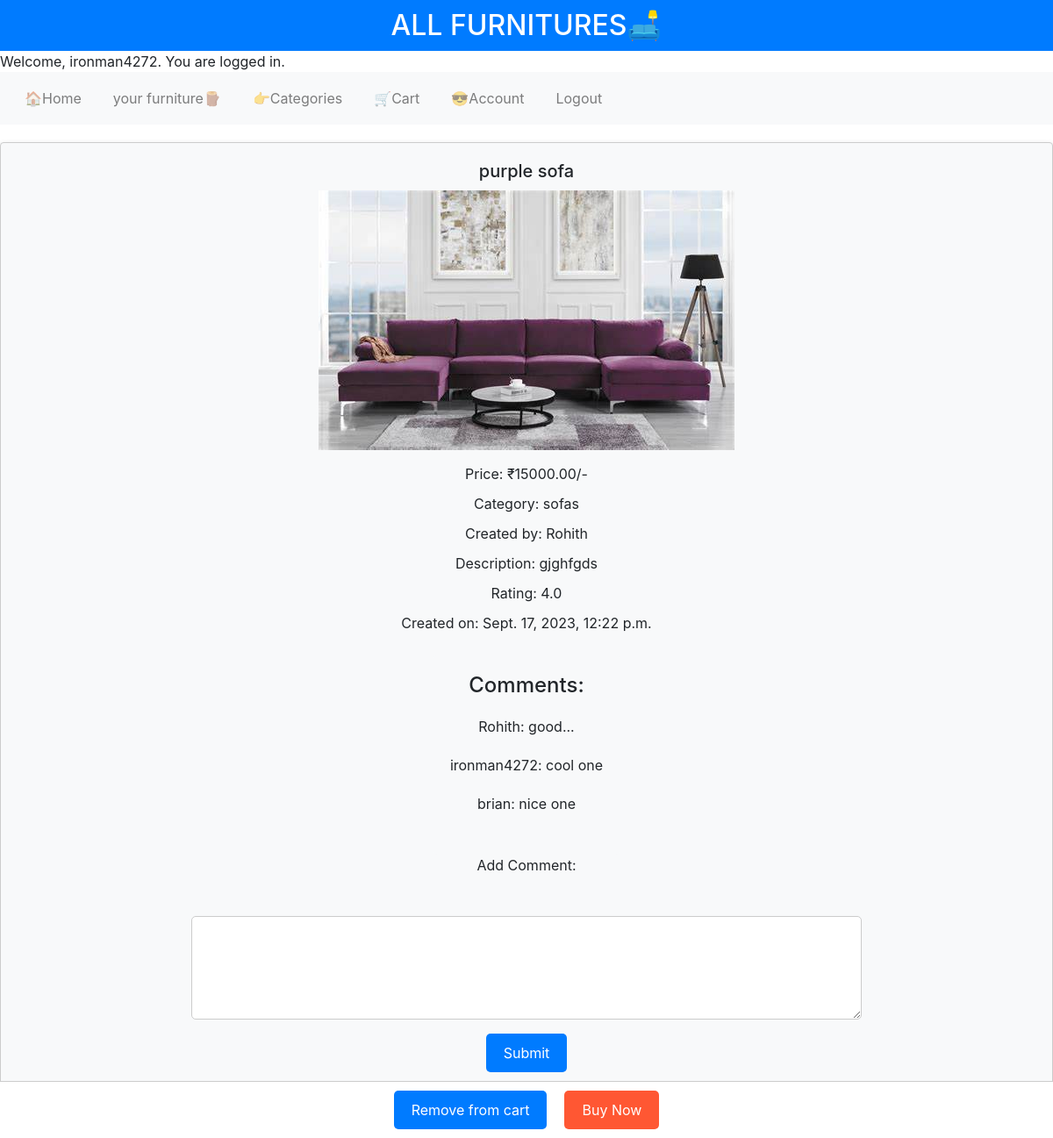
/furniture/3 (signed in), run on the app's committed database.
### allfurnitures/models.py (models this page shows, shortened)
class User(AbstractUser):
    pass

class Furniture(models.Model):
    name = models.CharField(max_length=64)
    price = models.DecimalField(max_digits=10, decimal_places=2)
    description = models.TextField()
    image = models.ImageField(upload_to='furnitures', default='allfurnitures/furnitures/default.jpg')
    category = models.CharField(max_length=64)
    user = models.ForeignKey(User, on_delete=models.CASCADE, related_name="furnitures")
    date = models.DateTimeField(auto_now_add=True)
    rating = models.DecimalField(max_digits=2, decimal_places=1, default=0)

class Comments(models.Model):
    user = models.ForeignKey(User, on_delete=models.CASCADE, related_name="comments")
    furniture = models.ForeignKey(Furniture, on_delete=models.CASCADE, related_name="comments")
    comment = models.TextField()
    date = models.DateTimeField(auto_now_add=True)

### allfurnitures/views.py (the view)
# urls.py: path("furniture/<int:furniture_id>",views.furniture,name="furnituredetails"),
@login_required
def furniture(request,furniture_id):
    if request.method=="GET":
        cart=Cart.objects.filter(user=request.user, furniture=Furniture.objects.get(id=furniture_id)).first()
        comments=Furniture.objects.get(id=furniture_id).comments.all()
        comments=comments.order_by("-date").all()
        paginator = Paginator(comments, 5)
        page_number = request.GET.get('page')
        comments = paginator.get_page(page_number)
        if cart:
            return render(request, "allfurnitures/furniture.html",{
                "furniture": Furniture.objects.get(id=furniture_id),
                "change_button": "Remove from cart",
                "comments": comments,
            })
        else:
         return render(request, "allfurnitures/furniture.html",{
            "furniture": Furniture.objects.get(id=furniture_id),
            "change_button": "Add to cart"
        })
    else:
        return HttpResponse("Method not allowed")

### allfurnitures/templates/allfurnitures/furniture.html (shortened to what this page needs)
{% extends "allfurnitures/layout.html" %}
{% load static %}
{% block body %}
    <div class="card" id="cards">
      <h3>{{ furniture.name }}</h3>
        <span>
            <img src="{{ furniture.image.url }}" alt="{{ furniture.name }}">
        </span>
        <p>Price: ₹{{ furniture.price }}/-</p>
        <p>Category: {{ furniture.category }}</p>
        <p>Created by: {{ furniture.user }}</p>
        <p>Description: {{ furniture.description }}</p>
        <p>Rating: {{ furniture.rating }}</p>
        <p>Created on: {{ furniture.date }}</p>
        <div id="comments_page">
            <h3>Comments:</h3>
            {% for comment in comments %}
                <p>{{ comment.user }}: {{ comment.comment }}</p>
            {% endfor %}
        </div>
        <span>
        <label for="comments" style="padding-bottom: 5% ;">Add Comment:</label>
        <span>
        <textarea id="comments" name="comments" rows="4" cols="50">
        </textarea>
        <button id="comment_button" data-id="{{ furniture.id }}">Submit</button>
        </span>
        </span>
    </div>
    <br>
    <div id="options">
        <button id="cart_button"  data-id="{{ furniture.id }} ">{{ change_button }}</button>
        <button id="buy_button"  data-id="{{ furniture.id }}">Buy Now</button>
    </div>
{% endblock %}
{% block script %}
<link href="{% static 'allfurnitures/furniture.css' %}" rel="stylesheet" >
{% endblock %}

### allfurnitures/templates/allfurnitures/layout.html (shortened to what this page needs)
{% load static %}
<!DOCTYPE html>
<html lang="en">
<head>
    <link rel="stylesheet" href="https://maxcdn.bootstrapcdn.com/bootstrap/4.5.2/css/bootstrap.min.css">
    <link href="{% static 'allfurnitures/styles.css' %}" rel="stylesheet">
    {% block script %}
    {% endblock %}
</head>
<body>
    <h2>ALL FURNITURES🛋️</h2>
    {% if user.is_authenticated %}
        <p>Welcome, {{ user.username }}. You are logged in.</p>
        <nav class="navbar navbar-expand-lg navbar-light bg-light">
        <ul class="navbar-nav mr-auto">
            <li class="nav-item" ><a class="nav-link" href="{% url 'index' %}">🏠Home</a></li>
            <li class="nav-item"><a class="nav-link" href="{% url 'yourfurniture' %}">your furniture🪵</a></li>
            <li class="nav-item"><a class="nav-link" href="{% url 'categories' %}">👉Categories</a></li>
            <li class="nav-item"><a class="nav-link" href="{% url 'Cart' %}">🛒Cart</a></li>
            <li class="nav-item"><a class="nav-link" href="{% url 'Account' %}">😎Account</a></li>
            <li class="nav-item"><a  class="nav-link" href="{% url 'logout' %}" >Logout</a></li>
        </ul>
        </nav>
     {% else %}
        <a href="{% url 'login' %}" class="btn btn-primary">Login</a>
        <a href="{% url 'register' %}" class="btn btn-primary">Register</a>
    {% endif %}
    {% block body %}
    {% endblock %}
</body>
</html>

### allfurnitures/static/allfurnitures/styles.css (style rules this page uses)
body, h2, p { margin: 0; padding: 0; }
h2 { background-color: #007BFF; color: #fff; padding: 10px; text-align: center; }
.navbar { background-color: #f8f9fa; padding: 10px; }
.navbar ul { list-style: none; display: flex; justify-content: center; margin: 0; padding: 0; }
.navbar li { margin: 0 10px; }
#cards { display: flex; flex-wrap: wrap; justify-content: space-around; margin-top: 20px; }

### allfurnitures/static/allfurnitures/furniture.css (style rules this page uses)
body, h2, p { margin: 0; padding: 0; }
h2 { background-color: #007BFF; color: #fff; padding: 10px; text-align: center; }
.navbar { background-color: #f8f9fa; padding: 10px; }
.navbar ul { list-style: none; display: flex; justify-content: center; margin: 0; padding: 0; }
.navbar li { margin: 0 10px; }
#cards { width: 100%; padding: 20px; background-color: #f8f9fa; display: flex; flex-direction: column; align-items: center; }
.card { width: 100%; padding: 20px; border: 1px solid #ccc; margin: 10px 0; text-align: center; background-color: #fff; box-shadow: 0 4px 8px rgba(0, 0, 0, 0.2); }
.card h3 { font-size: 20px; margin-bottom: 10px; }
.card img { max-width: 100%; height: auto; margin-bottom: 10px; }
.card p { margin: 5px 0; }
#comments_page { margin-top: 20px; padding: 20px; background-color: #f8f9fa; border-radius: 5px; display: flex; flex-direction: column; align-items: center; }
#comments_page h3 { font-size: 24px; margin-bottom: 10px; }
#comments_page p { margin: 10px 0; }
#comments { width: 100%; padding: 10px; margin-bottom: 10px; border: 1px solid #ccc; border-radius: 5px; }
#comment_button { background-color: #007BFF; color: #fff; padding: 10px 20px; border: none; border-radius: 5px; cursor: pointer; transition: background-color 0.3s; }
#options { position: fixed; bottom: 0; left: 0; right: 0; background-color: #fff; border-top: 1px solid #ccc; display: flex; justify-content: center; padding: 10px; }
#cart_button, #buy_button { padding: 10px 20px; border: none; border-radius: 5px; cursor: pointer; margin: 0 10px; }
#cart_button { background-color: #007BFF; color: #fff; transition: background-color 0.3s; }
#buy_button { background-color: #FF5733; color: #fff; transition: background-color 0.3s; }

### data on the page
User: username "ironman4272"
Furniture: name "purple sofa", image (picture), price "15000.00", category "sofas", user "Rohith", description "gjghfgds", rating "4.0", date "Sept. 17, 2023, 12:22 p.m."
Comments: user "Rohith", comment "good..."
Comments: user "ironman4272", comment "cool one"
Comments: user "brian", comment "nice one"

### other printed values
{{ change_button }} "Remove from cart"
